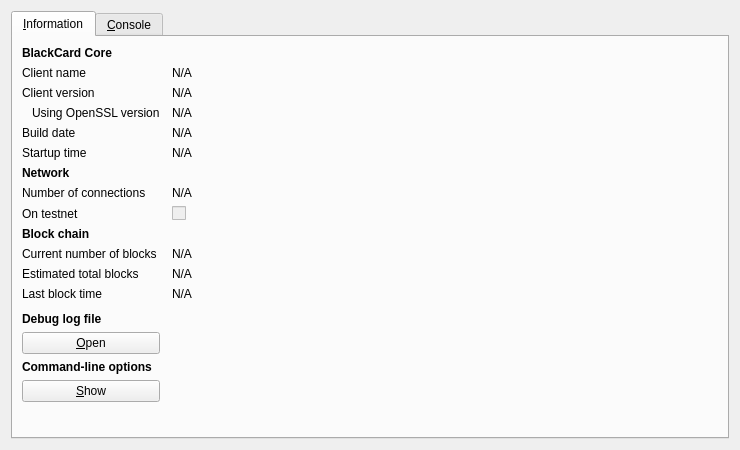
<?xml version="1.0" encoding="UTF-8"?>
<ui version="4.0">
 <class>RPCConsole</class>
 <widget class="QDialog" name="RPCConsole">
  <property name="geometry">
   <rect>
    <x>0</x>
    <y>0</y>
    <width>740</width>
    <height>450</height>
   </rect>
  </property>
  <property name="windowTitle">
   <string>BlackCard - Debug window</string>
  </property>
  <layout class="QVBoxLayout" name="verticalLayout_2">
   <item>
    <widget class="QTabWidget" name="tabWidget">
     <property name="currentIndex">
      <number>0</number>
     </property>
     <widget class="QWidget" name="tab_info">
      <attribute name="title">
       <string>&amp;Information</string>
      </attribute>
      <layout class="QGridLayout" name="gridLayout" columnstretch="0,1">
       <property name="horizontalSpacing">
        <number>12</number>
       </property>
       <item row="0" column="0">
        <widget class="QLabel" name="label_9">
         <property name="font">
          <font>
           <weight>75</weight>
           <bold>true</bold>
          </font>
         </property>
         <property name="text">
          <string>BlackCard Core</string>
         </property>
        </widget>
       </item>
       <item row="1" column="0">
        <widget class="QLabel" name="label_5">
         <property name="text">
          <string>Client name</string>
         </property>
        </widget>
       </item>
       <item row="1" column="1">
        <widget class="QLabel" name="clientName">
         <property name="cursor">
          <cursorShape>IBeamCursor</cursorShape>
         </property>
         <property name="text">
          <string>N/A</string>
         </property>
         <property name="textFormat">
          <enum>Qt::PlainText</enum>
         </property>
         <property name="textInteractionFlags">
          <set>Qt::LinksAccessibleByMouse|Qt::TextSelectableByKeyboard|Qt::TextSelectableByMouse</set>
         </property>
        </widget>
       </item>
       <item row="2" column="0">
        <widget class="QLabel" name="label_6">
         <property name="text">
          <string>Client version</string>
         </property>
        </widget>
       </item>
       <item row="2" column="1">
        <widget class="QLabel" name="clientVersion">
         <property name="cursor">
          <cursorShape>IBeamCursor</cursorShape>
         </property>
         <property name="text">
          <string>N/A</string>
         </property>
         <property name="textFormat">
          <enum>Qt::PlainText</enum>
         </property>
         <property name="textInteractionFlags">
          <set>Qt::LinksAccessibleByMouse|Qt::TextSelectableByKeyboard|Qt::TextSelectableByMouse</set>
         </property>
        </widget>
       </item>
       <item row="3" column="0">
        <widget class="QLabel" name="label_14">
         <property name="text">
          <string>Using OpenSSL version</string>
         </property>
         <property name="indent">
          <number>10</number>
         </property>
        </widget>
       </item>
       <item row="3" column="1">
        <widget class="QLabel" name="openSSLVersion">
         <property name="cursor">
          <cursorShape>IBeamCursor</cursorShape>
         </property>
         <property name="text">
          <string>N/A</string>
         </property>
         <property name="textFormat">
          <enum>Qt::PlainText</enum>
         </property>
         <property name="textInteractionFlags">
          <set>Qt::LinksAccessibleByMouse|Qt::TextSelectableByKeyboard|Qt::TextSelectableByMouse</set>
         </property>
        </widget>
       </item>
       <item row="4" column="0">
        <widget class="QLabel" name="label_12">
         <property name="text">
          <string>Build date</string>
         </property>
        </widget>
       </item>
       <item row="4" column="1">
        <widget class="QLabel" name="buildDate">
         <property name="cursor">
          <cursorShape>IBeamCursor</cursorShape>
         </property>
         <property name="text">
          <string>N/A</string>
         </property>
         <property name="textFormat">
          <enum>Qt::PlainText</enum>
         </property>
         <property name="textInteractionFlags">
          <set>Qt::LinksAccessibleByMouse|Qt::TextSelectableByKeyboard|Qt::TextSelectableByMouse</set>
         </property>
        </widget>
       </item>
       <item row="5" column="0">
        <widget class="QLabel" name="label_13">
         <property name="text">
          <string>Startup time</string>
         </property>
        </widget>
       </item>
       <item row="5" column="1">
        <widget class="QLabel" name="startupTime">
         <property name="cursor">
          <cursorShape>IBeamCursor</cursorShape>
         </property>
         <property name="text">
          <string>N/A</string>
         </property>
         <property name="textFormat">
          <enum>Qt::PlainText</enum>
         </property>
         <property name="textInteractionFlags">
          <set>Qt::LinksAccessibleByMouse|Qt::TextSelectableByKeyboard|Qt::TextSelectableByMouse</set>
         </property>
        </widget>
       </item>
       <item row="6" column="0">
        <widget class="QLabel" name="label_11">
         <property name="font">
          <font>
           <weight>75</weight>
           <bold>true</bold>
          </font>
         </property>
         <property name="text">
          <string>Network</string>
         </property>
        </widget>
       </item>
       <item row="7" column="0">
        <widget class="QLabel" name="label_7">
         <property name="text">
          <string>Number of connections</string>
         </property>
        </widget>
       </item>
       <item row="7" column="1">
        <widget class="QLabel" name="numberOfConnections">
         <property name="cursor">
          <cursorShape>IBeamCursor</cursorShape>
         </property>
         <property name="text">
          <string>N/A</string>
         </property>
         <property name="textFormat">
          <enum>Qt::PlainText</enum>
         </property>
         <property name="textInteractionFlags">
          <set>Qt::LinksAccessibleByMouse|Qt::TextSelectableByKeyboard|Qt::TextSelectableByMouse</set>
         </property>
        </widget>
       </item>
       <item row="8" column="0">
        <widget class="QLabel" name="label_8">
         <property name="text">
          <string>On testnet</string>
         </property>
        </widget>
       </item>
       <item row="8" column="1">
        <widget class="QCheckBox" name="isTestNet">
         <property name="enabled">
          <bool>false</bool>
         </property>
         <property name="text">
          <string/>
         </property>
        </widget>
       </item>
       <item row="9" column="0">
        <widget class="QLabel" name="label_10">
         <property name="font">
          <font>
           <weight>75</weight>
           <bold>true</bold>
          </font>
         </property>
         <property name="text">
          <string>Block chain</string>
         </property>
        </widget>
       </item>
       <item row="10" column="0">
        <widget class="QLabel" name="label_3">
         <property name="text">
          <string>Current number of blocks</string>
         </property>
        </widget>
       </item>
       <item row="10" column="1">
        <widget class="QLabel" name="numberOfBlocks">
         <property name="cursor">
          <cursorShape>IBeamCursor</cursorShape>
         </property>
         <property name="text">
          <string>N/A</string>
         </property>
         <property name="textFormat">
          <enum>Qt::PlainText</enum>
         </property>
         <property name="textInteractionFlags">
          <set>Qt::LinksAccessibleByMouse|Qt::TextSelectableByKeyboard|Qt::TextSelectableByMouse</set>
         </property>
        </widget>
       </item>
       <item row="11" column="0">
        <widget class="QLabel" name="label_4">
         <property name="text">
          <string>Estimated total blocks</string>
         </property>
        </widget>
       </item>
       <item row="11" column="1">
        <widget class="QLabel" name="totalBlocks">
         <property name="cursor">
          <cursorShape>IBeamCursor</cursorShape>
         </property>
         <property name="text">
          <string>N/A</string>
         </property>
         <property name="textFormat">
          <enum>Qt::PlainText</enum>
         </property>
         <property name="textInteractionFlags">
          <set>Qt::LinksAccessibleByMouse|Qt::TextSelectableByKeyboard|Qt::TextSelectableByMouse</set>
         </property>
        </widget>
       </item>
       <item row="12" column="0">
        <widget class="QLabel" name="label_2">
         <property name="text">
          <string>Last block time</string>
         </property>
        </widget>
       </item>
       <item row="12" column="1">
        <widget class="QLabel" name="lastBlockTime">
         <property name="cursor">
          <cursorShape>IBeamCursor</cursorShape>
         </property>
         <property name="text">
          <string>N/A</string>
         </property>
         <property name="textFormat">
          <enum>Qt::PlainText</enum>
         </property>
         <property name="textInteractionFlags">
          <set>Qt::LinksAccessibleByMouse|Qt::TextSelectableByKeyboard|Qt::TextSelectableByMouse</set>
         </property>
        </widget>
       </item>
       <item row="13" column="0">
        <spacer name="verticalSpacer_2">
         <property name="orientation">
          <enum>Qt::Vertical</enum>
         </property>
         <property name="sizeHint" stdset="0">
          <size>
           <width>20</width>
           <height>20</height>
          </size>
         </property>
        </spacer>
       </item>
       <item row="14" column="0">
        <widget class="QLabel" name="labelDebugLogfile">
         <property name="font">
          <font>
           <weight>75</weight>
           <bold>true</bold>
          </font>
         </property>
         <property name="text">
          <string>Debug log file</string>
         </property>
        </widget>
       </item>
       <item row="15" column="0">
        <widget class="QPushButton" name="openDebugLogfileButton">
         <property name="toolTip">
          <string>Open the BlackCard debug log file from the current data directory. This can take a few seconds for large log files.</string>
         </property>
         <property name="text">
          <string>&amp;Open</string>
         </property>
         <property name="autoDefault">
          <bool>false</bool>
         </property>
        </widget>
       </item>
       <item row="16" column="0">
        <widget class="QLabel" name="labelCLOptions">
         <property name="font">
          <font>
           <weight>75</weight>
           <bold>true</bold>
          </font>
         </property>
         <property name="text">
          <string>Command-line options</string>
         </property>
        </widget>
       </item>
       <item row="17" column="0">
        <widget class="QPushButton" name="showCLOptionsButton">
         <property name="toolTip">
          <string>Show the BlackCard-Qt help message to get a list with possible BlackCard command-line options.</string>
         </property>
         <property name="text">
          <string>&amp;Show</string>
         </property>
         <property name="autoDefault">
          <bool>false</bool>
         </property>
        </widget>
       </item>
       <item row="18" column="0">
        <spacer name="verticalSpacer">
         <property name="orientation">
          <enum>Qt::Vertical</enum>
         </property>
         <property name="sizeHint" stdset="0">
          <size>
           <width>20</width>
           <height>40</height>
          </size>
         </property>
        </spacer>
       </item>
      </layout>
     </widget>
     <widget class="QWidget" name="tab_console">
      <attribute name="title">
       <string>&amp;Console</string>
      </attribute>
      <layout class="QVBoxLayout" name="verticalLayout_3">
       <property name="spacing">
        <number>3</number>
       </property>
       <item>
        <widget class="QTextEdit" name="messagesWidget">
         <property name="minimumSize">
          <size>
           <width>0</width>
           <height>100</height>
          </size>
         </property>
         <property name="readOnly">
          <bool>true</bool>
         </property>
         <property name="tabKeyNavigation" stdset="0">
          <bool>false</bool>
         </property>
         <property name="columnCount" stdset="0">
          <number>2</number>
         </property>
        </widget>
       </item>
       <item>
        <layout class="QHBoxLayout" name="horizontalLayout">
         <property name="spacing">
          <number>3</number>
         </property>
         <item>
          <widget class="QLabel" name="label">
           <property name="text">
            <string notr="true">&gt;</string>
           </property>
          </widget>
         </item>
         <item>
          <widget class="QLineEdit" name="lineEdit"/>
         </item>
         <item>
          <widget class="QPushButton" name="clearButton">
           <property name="maximumSize">
            <size>
             <width>24</width>
             <height>24</height>
            </size>
           </property>
           <property name="toolTip">
            <string>Clear console</string>
           </property>
           <property name="text">
            <string/>
           </property>
           <property name="icon">
            <iconset resource="../bitcoin.qrc">
             <normaloff>:/icons/remove</normaloff>:/icons/remove</iconset>
           </property>
           <property name="shortcut">
            <string notr="true">Ctrl+L</string>
           </property>
           <property name="autoDefault">
            <bool>false</bool>
           </property>
          </widget>
         </item>
        </layout>
       </item>
      </layout>
     </widget>
    </widget>
   </item>
  </layout>
 </widget>
 <resources>
  <include location="../bitcoin.qrc"/>
 </resources>
 <connections/>
</ui>
